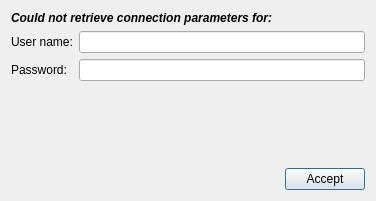
<?xml version="1.0" encoding="UTF-8"?>
<ui version="4.0">
 <class>get_credentials</class>
 <widget class="QDialog" name="get_credentials">
  <property name="geometry">
   <rect>
    <x>0</x>
    <y>0</y>
    <width>376</width>
    <height>201</height>
   </rect>
  </property>
  <property name="windowTitle">
   <string>Dialog</string>
  </property>
  <layout class="QGridLayout" name="gridLayout">
   <item row="1" column="1">
    <widget class="QLineEdit" name="txt_user">
     <property name="echoMode">
      <enum>QLineEdit::Normal</enum>
     </property>
    </widget>
   </item>
   <item row="2" column="0">
    <widget class="QLabel" name="label_2">
     <property name="text">
      <string>Password:</string>
     </property>
    </widget>
   </item>
   <item row="4" column="1">
    <layout class="QHBoxLayout" name="horizontalLayout">
     <item>
      <spacer name="horizontalSpacer">
       <property name="orientation">
        <enum>Qt::Horizontal</enum>
       </property>
       <property name="sizeHint" stdset="0">
        <size>
         <width>40</width>
         <height>20</height>
        </size>
       </property>
      </spacer>
     </item>
     <item>
      <widget class="QPushButton" name="btn_accept">
       <property name="text">
        <string>Accept</string>
       </property>
      </widget>
     </item>
    </layout>
   </item>
   <item row="1" column="0">
    <widget class="QLabel" name="label">
     <property name="text">
      <string>User name:</string>
     </property>
    </widget>
   </item>
   <item row="2" column="1">
    <widget class="QLineEdit" name="txt_pass">
     <property name="echoMode">
      <enum>QLineEdit::Password</enum>
     </property>
    </widget>
   </item>
   <item row="0" column="0" colspan="2">
    <widget class="QLabel" name="lbl_connection_message">
     <property name="font">
      <font>
       <weight>75</weight>
       <italic>true</italic>
       <bold>true</bold>
      </font>
     </property>
     <property name="text">
      <string>Could not retrieve connection parameters for:</string>
     </property>
    </widget>
   </item>
   <item row="3" column="1">
    <spacer name="verticalSpacer">
     <property name="orientation">
      <enum>Qt::Vertical</enum>
     </property>
     <property name="sizeHint" stdset="0">
      <size>
       <width>20</width>
       <height>40</height>
      </size>
     </property>
    </spacer>
   </item>
  </layout>
 </widget>
 <tabstops>
  <tabstop>txt_user</tabstop>
  <tabstop>txt_pass</tabstop>
  <tabstop>btn_accept</tabstop>
 </tabstops>
 <resources/>
 <connections/>
</ui>
